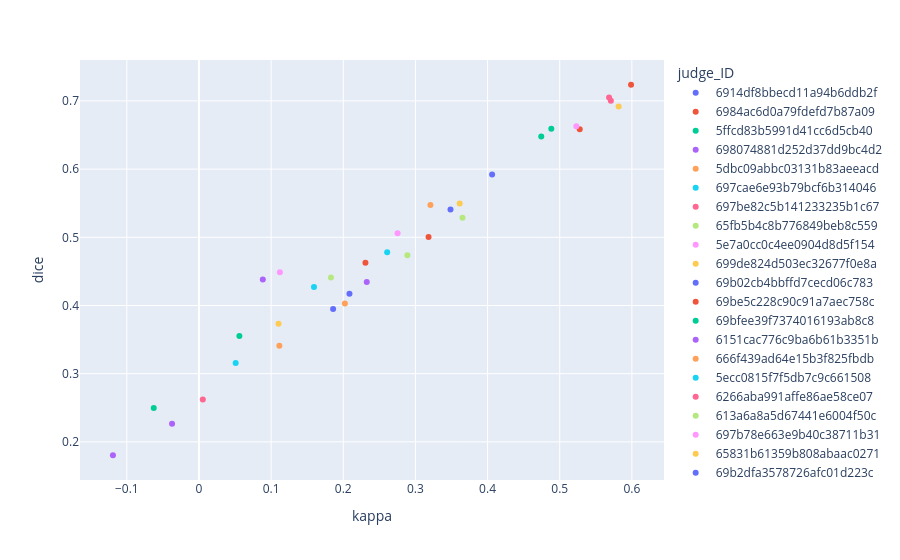

Notebook cell for this chart:
### Code cell
px.scatter(df_metrics, x='kappa', y='dice', color='judge_ID')

### Figure 1 — Plotly figure (JSON) as saved in the notebook; plotly's stock layout.template omitted (floating-point values rounded to 4 significant figures)
{"data": [{"hovertemplate": "judge_ID=6914df8bbecd11a94b6ddb2f<br>kappa=%{x}<br>dice=%{y}<extra></extra>", "legendgroup": "6914df8bbecd11a94b6ddb2f", "marker": {"color": "#636efa", "symbol": "circle"}, "mode": "markers", "name": "6914df8bbecd11a94b6ddb2f", "orientation": "v", "showlegend": true, "type": "scatter", "x": [0.1859], "xaxis": "x", "y": [0.395], "yaxis": "y"}, {"hovertemplate": "judge_ID=6984ac6d0a79fdefd7b87a09<br>kappa=%{x}<br>dice=%{y}<extra></extra>", "legendgroup": "6984ac6d0a79fdefd7b87a09", "marker": {"color": "#EF553B", "symbol": "circle"}, "mode": "markers", "name": "6984ac6d0a79fdefd7b87a09", "orientation": "v", "showlegend": true, "type": "scatter", "x": [0.5277], "xaxis": "x", "y": [0.6585], "yaxis": "y"}, {"hovertemplate": "judge_ID=5ffcd83b5991d41cc6d5cb40<br>kappa=%{x}<br>dice=%{y}<extra></extra>", "legendgroup": "5ffcd83b5991d41cc6d5cb40", "marker": {"color": "#00cc96", "symbol": "circle"}, "mode": "markers", "name": "5ffcd83b5991d41cc6d5cb40", "orientation": "v", "showlegend": true, "type": "scatter", "x": [0.4744], "xaxis": "x", "y": [0.648], "yaxis": "y"}, {"hovertemplate": "judge_ID=698074881d252d37dd9bc4d2<br>kappa=%{x}<br>dice=%{y}<extra></extra>", "legendgroup": "698074881d252d37dd9bc4d2", "marker": {"color": "#ab63fa", "symbol": "circle"}, "mode": "markers", "name": "698074881d252d37dd9bc4d2", "orientation": "v", "showlegend": true, "type": "scatter", "x": [-0.1192], "xaxis": "x", "y": [0.1804], "yaxis": "y"}, {"hovertemplate": "judge_ID=5dbc09abbc03131b83aeeacd<br>kappa=%{x}<br>dice=%{y}<extra></extra>", "legendgroup": "5dbc09abbc03131b83aeeacd", "marker": {"color": "#FFA15A", "symbol": "circle"}, "mode": "markers", "name": "5dbc09abbc03131b83aeeacd", "orientation": "v", "showlegend": true, "type": "scatter", "x": [0.1114], "xaxis": "x", "y": [0.3411], "yaxis": "y"}, {"hovertemplate": "judge_ID=697cae6e93b79bcf6b314046<br>kappa=%{x}<br>dice=%{y}<extra></extra>", "legendgroup": "697cae6e93b79bcf6b314046", "marker": {"color": "#19d3f3", "symbol": "circle"}, "mode": "markers", "name": "697cae6e93b79bcf6b314046", "orientation": "v", "showlegend": true, "type": "scatter", "x": [0.2609], "xaxis": "x", "y": [0.478], "yaxis": "y"}, {"hovertemplate": "judge_ID=697be82c5b141233235b1c67<br>kappa=%{x}<br>dice=%{y}<extra></extra>", "legendgroup": "697be82c5b141233235b1c67", "marker": {"color": "#FF6692", "symbol": "circle"}, "mode": "markers", "name": "697be82c5b141233235b1c67", "orientation": "v", "showlegend": true, "type": "scatter", "x": [0.5709], "xaxis": "x", "y": [0.7004], "yaxis": "y"}, {"hovertemplate": "judge_ID=65fb5b4c8b776849beb8c559<br>kappa=%{x}<br>dice=%{y}<extra></extra>", "legendgroup": "65fb5b4c8b776849beb8c559", "marker": {"color": "#B6E880", "symbol": "circle"}, "mode": "markers", "name": "65fb5b4c8b776849beb8c559", "orientation": "v", "showlegend": true, "type": "scatter", "x": [0.2889], "xaxis": "x", "y": [0.4738], "yaxis": "y"}, {"hovertemplate": "judge_ID=5e7a0cc0c4ee0904d8d5f154<br>kappa=%{x}<br>dice=%{y}<extra></extra>", "legendgroup": "5e7a0cc0c4ee0904d8d5f154", "marker": {"color": "#FF97FF", "symbol": "circle"}, "mode": "markers", "name": "5e7a0cc0c4ee0904d8d5f154", "orientation": "v", "showlegend": true, "type": "scatter", "x": [0.1122], "xaxis": "x", "y": [0.4486], "yaxis": "y"}, {"hovertemplate": "judge_ID=699de824d503ec32677f0e8a<br>kappa=%{x}<br>dice=%{y}<extra></extra>", "legendgroup": "699de824d503ec32677f0e8a", "marker": {"color": "#FECB52", "symbol": "circle"}, "mode": "markers", "name": "699de824d503ec32677f0e8a", "orientation": "v", "showlegend": true, "type": "scatter", "x": [0.1103], "xaxis": "x", "y": [0.3731], "yaxis": "y"}, {"hovertemplate": "judge_ID=69b02cb4bbffd7cecd06c783<br>kappa=%{x}<br>dice=%{y}<extra></extra>", "legendgroup": "69b02cb4bbffd7cecd06c783", "marker": {"color": "#636efa", "symbol": "circle"}, "mode": "markers", "name": "69b02cb4bbffd7cecd06c783", "orientation": "v", "showlegend": true, "type": "scatter", "x": [0.3486], "xaxis": "x", "y": [0.5406], "yaxis": "y"}, {"hovertemplate": "judge_ID=69be5c228c90c91a7aec758c<br>kappa=%{x}<br>dice=%{y}<extra></extra>", "legendgroup": "69be5c228c90c91a7aec758c", "marker": {"color": "#EF553B", "symbol": "circle"}, "mode": "markers", "name": "69be5c228c90c91a7aec758c", "orientation": "v", "showlegend": true, "type": "scatter", "x": [0.5988], "xaxis": "x", "y": [0.7237], "yaxis": "y"}, {"hovertemplate": "judge_ID=69bfee39f7374016193ab8c8<br>kappa=%{x}<br>dice=%{y}<extra></extra>", "legendgroup": "69bfee39f7374016193ab8c8", "marker": {"color": "#00cc96", "symbol": "circle"}, "mode": "markers", "name": "69bfee39f7374016193ab8c8", "orientation": "v", "showlegend": true, "type": "scatter", "x": [0.4883], "xaxis": "x", "y": [0.6592], "yaxis": "y"}, {"hovertemplate": "judge_ID=6151cac776c9ba6b61b3351b<br>kappa=%{x}<br>dice=%{y}<extra></extra>", "legendgroup": "6151cac776c9ba6b61b3351b", "marker": {"color": "#ab63fa", "symbol": "circle"}, "mode": "markers", "name": "6151cac776c9ba6b61b3351b", "orientation": "v", "showlegend": true, "type": "scatter", "x": [0.08854], "xaxis": "x", "y": [0.4382], "yaxis": "y"}, {"hovertemplate": "judge_ID=666f439ad64e15b3f825fbdb<br>kappa=%{x}<br>dice=%{y}<extra></extra>", "legendgroup": "666f439ad64e15b3f825fbdb", "marker": {"color": "#FFA15A", "symbol": "circle"}, "mode": "markers", "name": "666f439ad64e15b3f825fbdb", "orientation": "v", "showlegend": true, "type": "scatter", "x": [0.3208], "xaxis": "x", "y": [0.5475], "yaxis": "y"}, {"hovertemplate": "judge_ID=5ecc0815f7f5db7c9c661508<br>kappa=%{x}<br>dice=%{y}<extra></extra>", "legendgroup": "5ecc0815f7f5db7c9c661508", "marker": {"color": "#19d3f3", "symbol": "circle"}, "mode": "markers", "name": "5ecc0815f7f5db7c9c661508", "orientation": "v", "showlegend": true, "type": "scatter", "x": [0.1594], "xaxis": "x", "y": [0.4272], "yaxis": "y"}, {"hovertemplate": "judge_ID=6266aba991affe86ae58ce07<br>kappa=%{x}<br>dice=%{y}<extra></extra>", "legendgroup": "6266aba991affe86ae58ce07", "marker": {"color": "#FF6692", "symbol": "circle"}, "mode": "markers", "name": "6266aba991affe86ae58ce07", "orientation": "v", "showlegend": true, "type": "scatter", "x": [0.005361], "xaxis": "x", "y": [0.262], "yaxis": "y"}, {"hovertemplate": "judge_ID=613a6a8a5d67441e6004f50c<br>kappa=%{x}<br>dice=%{y}<extra></extra>", "legendgroup": "613a6a8a5d67441e6004f50c", "marker": {"color": "#B6E880", "symbol": "circle"}, "mode": "markers", "name": "613a6a8a5d67441e6004f50c", "orientation": "v", "showlegend": true, "type": "scatter", "x": [0.183], "xaxis": "x", "y": [0.4411], "yaxis": "y"}, {"hovertemplate": "judge_ID=697b78e663e9b40c38711b31<br>kappa=%{x}<br>dice=%{y}<extra></extra>", "legendgroup": "697b78e663e9b40c38711b31", "marker": {"color": "#FF97FF", "symbol": "circle"}, "mode": "markers", "name": "697b78e663e9b40c38711b31", "orientation": "v", "showlegend": true, "type": "scatter", "x": [0.2753], "xaxis": "x", "y": [0.5059], "yaxis": "y"}, {"hovertemplate": "judge_ID=65831b61359b808abaac0271<br>kappa=%{x}<br>dice=%{y}<extra></extra>", "legendgroup": "65831b61359b808abaac0271", "marker": {"color": "#FECB52", "symbol": "circle"}, "mode": "markers", "name": "65831b61359b808abaac0271", "orientation": "v", "showlegend": true, "type": "scatter", "x": [0.3614], "xaxis": "x", "y": [0.5497], "yaxis": "y"}, {"hovertemplate": "judge_ID=69b2dfa3578726afc01d223c<br>kappa=%{x}<br>dice=%{y}<extra></extra>", "legendgroup": "69b2dfa3578726afc01d223c", "marker": {"color": "#636efa", "symbol": "circle"}, "mode": "markers", "name": "69b2dfa3578726afc01d223c", "orientation": "v", "showlegend": true, "type": "scatter", "x": [0.2086], "xaxis": "x", "y": [0.4172], "yaxis": "y"}, {"hovertemplate": "judge_ID=6983546a03db57593e6ddaa9<br>kappa=%{x}<br>dice=%{y}<extra></extra>", "legendgroup": "6983546a03db57593e6ddaa9", "marker": {"color": "#EF553B", "symbol": "circle"}, "mode": "markers", "name": "6983546a03db57593e6ddaa9", "orientation": "v", "showlegend": true, "type": "scatter", "x": [0.2307], "xaxis": "x", "y": [0.4627], "yaxis": "y"}, {"hovertemplate": "judge_ID=655fe1e57ede6fae3cc26bf0<br>kappa=%{x}<br>dice=%{y}<extra></extra>", "legendgroup": "655fe1e57ede6fae3cc26bf0", "marker": {"color": "#00cc96", "symbol": "circle"}, "mode": "markers", "name": "655fe1e57ede6fae3cc26bf0", "orientation": "v", "showlegend": true, "type": "scatter", "x": [-0.06266], "xaxis": "x", "y": [0.2497], "yaxis": "y"}, {"hovertemplate": "judge_ID=66156e2820c794a9a34aad79<br>kappa=%{x}<br>dice=%{y}<extra></extra>", "legendgroup": "66156e2820c794a9a34aad79", "marker": {"color": "#ab63fa", "symbol": "circle"}, "mode": "markers", "name": "66156e2820c794a9a34aad79", "orientation": "v", "showlegend": true, "type": "scatter", "x": [0.2326], "xaxis": "x", "y": [0.4344], "yaxis": "y"}, {"hovertemplate": "judge_ID=5f2f0ce447c28c13b4644609<br>kappa=%{x}<br>dice=%{y}<extra></extra>", "legendgroup": "5f2f0ce447c28c13b4644609", "marker": {"color": "#FFA15A", "symbol": "circle"}, "mode": "markers", "name": "5f2f0ce447c28c13b4644609", "orientation": "v", "showlegend": true, "type": "scatter", "x": [0.2023], "xaxis": "x", "y": [0.4028], "yaxis": "y"}, {"hovertemplate": "judge_ID=69835875bb8198dfcaf4deaa<br>kappa=%{x}<br>dice=%{y}<extra></extra>", "legendgroup": "69835875bb8198dfcaf4deaa", "marker": {"color": "#19d3f3", "symbol": "circle"}, "mode": "markers", "name": "69835875bb8198dfcaf4deaa", "orientation": "v", "showlegend": true, "type": "scatter", "x": [0.05088], "xaxis": "x", "y": [0.3157], "yaxis": "y"}, {"hovertemplate": "judge_ID=697a4cfcf85e8d874a96481d<br>kappa=%{x}<br>dice=%{y}<extra></extra>", "legendgroup": "697a4cfcf85e8d874a96481d", "marker": {"color": "#FF6692", "symbol": "circle"}, "mode": "markers", "name": "697a4cfcf85e8d874a96481d", "orientation": "v", "showlegend": true, "type": "scatter", "x": [0.5684], "xaxis": "x", "y": [0.7049], "yaxis": "y"}, {"hovertemplate": "judge_ID=6981bca601480d9c5f2ef82d<br>kappa=%{x}<br>dice=%{y}<extra></extra>", "legendgroup": "6981bca601480d9c5f2ef82d", "marker": {"color": "#B6E880", "symbol": "circle"}, "mode": "markers", "name": "6981bca601480d9c5f2ef82d", "orientation": "v", "showlegend": true, "type": "scatter", "x": [0.3652], "xaxis": "x", "y": [0.5287], "yaxis": "y"}, {"hovertemplate": "judge_ID=57754d57ca706f000190eaf1<br>kappa=%{x}<br>dice=%{y}<extra></extra>", "legendgroup": "57754d57ca706f000190eaf1", "marker": {"color": "#FF97FF", "symbol": "circle"}, "mode": "markers", "name": "57754d57ca706f000190eaf1", "orientation": "v", "showlegend": true, "type": "scatter", "x": [0.523], "xaxis": "x", "y": [0.6629], "yaxis": "y"}, {"hovertemplate": "judge_ID=69939bb2a4e129a3256ff036<br>kappa=%{x}<br>dice=%{y}<extra></extra>", "legendgroup": "69939bb2a4e129a3256ff036", "marker": {"color": "#FECB52", "symbol": "circle"}, "mode": "markers", "name": "69939bb2a4e129a3256ff036", "orientation": "v", "showlegend": true, "type": "scatter", "x": [0.5816], "xaxis": "x", "y": [0.6917], "yaxis": "y"}, {"hovertemplate": "judge_ID=6983fccadb70f43d1c5bfac3<br>kappa=%{x}<br>dice=%{y}<extra></extra>", "legendgroup": "6983fccadb70f43d1c5bfac3", "marker": {"color": "#636efa", "symbol": "circle"}, "mode": "markers", "name": "6983fccadb70f43d1c5bfac3", "orientation": "v", "showlegend": true, "type": "scatter", "x": [0.4063], "xaxis": "x", "y": [0.5919], "yaxis": "y"}, {"hovertemplate": "judge_ID=698110e457a7fa49c2486ceb<br>kappa=%{x}<br>dice=%{y}<extra></extra>", "legendgroup": "698110e457a7fa49c2486ceb", "marker": {"color": "#EF553B", "symbol": "circle"}, "mode": "markers", "name": "698110e457a7fa49c2486ceb", "orientation": "v", "showlegend": true, "type": "scatter", "x": [0.3182], "xaxis": "x", "y": [0.5005], "yaxis": "y"}, {"hovertemplate": "judge_ID=6997dd1f7023de25b5608079<br>kappa=%{x}<br>dice=%{y}<extra></extra>", "legendgroup": "6997dd1f7023de25b5608079", "marker": {"color": "#00cc96", "symbol": "circle"}, "mode": "markers", "name": "6997dd1f7023de25b5608079", "orientation": "v", "showlegend": true, "type": "scatter", "x": [0.05604], "xaxis": "x", "y": [0.3553], "yaxis": "y"}, {"hovertemplate": "judge_ID=698b761436a8f2fae4910fb1<br>kappa=%{x}<br>dice=%{y}<extra></extra>", "legendgroup": "698b761436a8f2fae4910fb1", "marker": {"color": "#ab63fa", "symbol": "circle"}, "mode": "markers", "name": "698b761436a8f2fae4910fb1", "orientation": "v", "showlegend": true, "type": "scatter", "x": [-0.0373], "xaxis": "x", "y": [0.2266], "yaxis": "y"}], "layout": {"legend": {"title": {"text": "judge_ID"}, "tracegroupgap": 0}, "margin": {"t": 60}, "xaxis": {"anchor": "y", "domain": [0, 1], "title": {"text": "kappa"}}, "yaxis": {"anchor": "x", "domain": [0, 1], "title": {"text": "dice"}}}}
